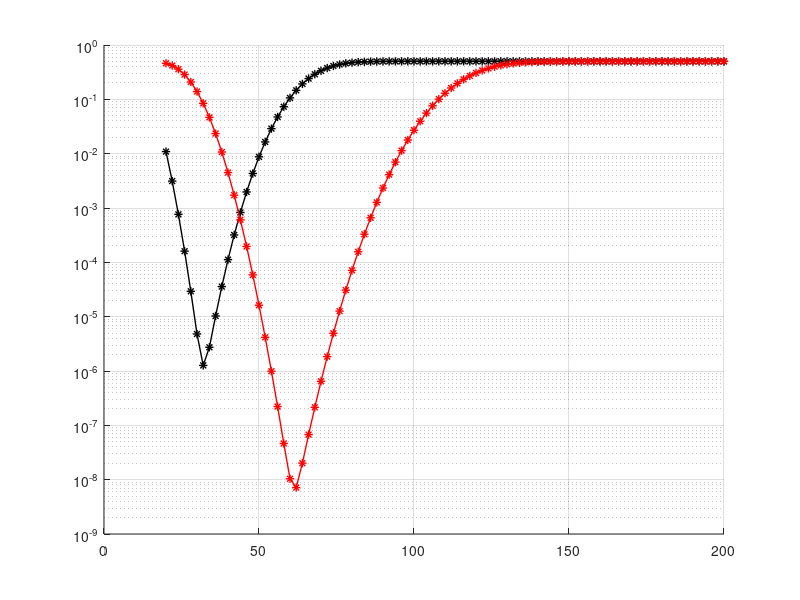

The MATLAB source for this figure: (Note: this script raises an error after producing the figure.)
clear all;
clc;

Tau=[20:2:200];
SNR=30;
lambda0=100;
deltaT=0.000009;
slot_len=30*deltaT;
channel_len=[1:5];
R=45*(10^(-9));
d=500*(10^(-9));
D=4.625*(10^(-10));
L=5;

% for 30 delta
for i=1:length(channel_len)
    P(i)=(R/d)*(erfc((d-R)/sqrt(4*D*(i+1)*slot_len))-erfc((d-R)/sqrt(4*D*(i)*slot_len)));
    NTx(i)=(2*(lambda0)*(slot_len)*10^(SNR/10))/P(1);
end

for i=1:length(channel_len)
    C(i)=NTx(i)*P(i);
    sj=randi([0,1],1,i);
    for j=1:length(Tau)
        Petau1(j)=(1/2)*[gammainc(lambda0*slot_len+sum(sj.*C),(Tau(j))) + 1 - gammainc(lambda0*slot_len+sum(sj.*C)+C(1),(Tau(j)))];  
    end
end

% for 50 delta
slot_len=50*deltaT;
for i=1:length(channel_len)
    P1(i)=(R/d)*(erfc((d-R)/sqrt(4*D*(i+1)*slot_len))-erfc((d-R)/sqrt(4*D*(i)*slot_len)));
    NTx1(i)=(2*(lambda0)*(slot_len)*10^(SNR/10))/P1(1);
end

for i=1:length(channel_len)
    C1(i)=NTx1(i)*P1(i);
    sj1=randi([0,1],1,i);
    for j=1:length(Tau)
        Petau2(j)=(1/2).*[gammainc(lambda0.*slot_len+sum(sj1.*C1),Tau(j)) + 1 - gammainc(lambda0.*slot_len+sum(sj1.*C1)+C1(1),Tau(j))];  
    end
end

%ploting statements
close all;
figure
hold on
semilogy(Tau,Petau1,'k*-','LineWidth',1);
hold on 
semilogy(Tau,Petau2,'r*-','LineWidth',1);

grid on                               %displaying the grid lines
ax = gca;                             % setting the font size
ax.FontSize = 11;                     %font-size
xlabel('Threshold Value')                     % x-axis label name
ylabel('BER(Bit Error Rate)')         % y-axis label name
legend({'Slot Length 30 deltaT','Slot Length 50 deltaT'},'Location','northeast')   %for individual plot
title('BER as a function of Tau')   %title of the graph
axis([20 200 0 1]);                %setting the x-axis and y-axis values
hold off

savefig('fig1.fig');